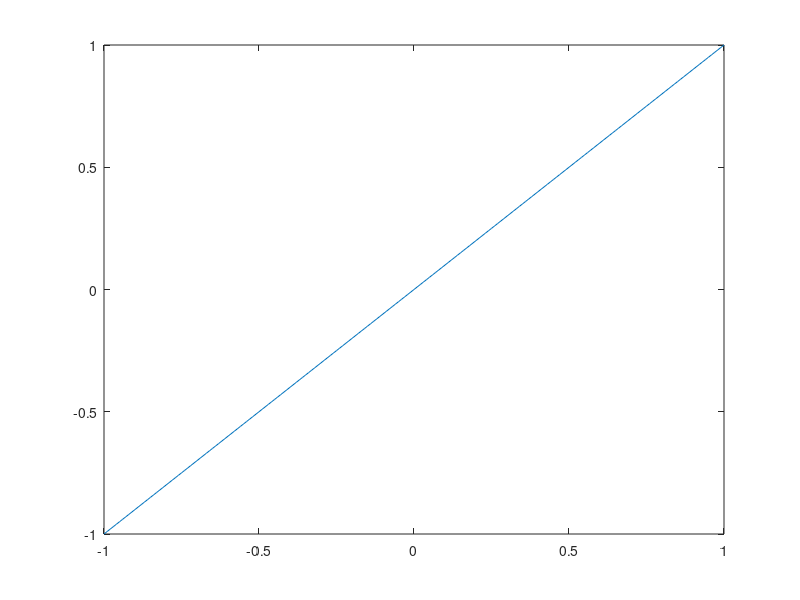

Here is the MATLAB script that generated this plot: (Note: this script raises an error after producing the figure.)
%% PR08 
%
% Agregar la expresión análitica de la serie en ambos formatos (hay dos series 
% en esta tarea).
%
% _ *1.-* _ Encuentra la expresion de la serie de Fourier, para la señal f(t) = t, 
% en el intervalo [−1, 1].Observa que es una señal impar.
%%
clear
figure(1)
hFig = figure(1);
set(hFig, 'Position', [0 0 900 900])
f=@(u) u;
u=-1:0.01:1;
plot(u,f(u))
%% 
% Con:
% 
% $$T_0 =2,\;\;\;\;\;\;\;W_0 =\pi$$
% 
% Siendo la serier de fourier compacta:
% 
% $$S_f \left(t\right)=C_0 \;\mathrm{cos}\left(\phi_0 \right)+\sum_{n=1}^{\infty 
% } \left(C_n \;\mathrm{cos}\left(n\varpi_0 t\;+\phi_n \right)\right)$$
% 
% Asi obteniendo los valores necesarios para la serie de fourier trigonometrica 
% compacta:
%%
syms n t;

assume n positive integer;

T0=2;
w0=2*pi/T0;

a0=(1/T0)*int(t,t,-1,1);
an=simplify((2/T0)*int(t*cos(n*w0*t),t,-1,1));
bn=simplify((4/T0)*int(t*sin(n*w0*t),t,0,1));

c0=abs(a0)
Cn=sqrt(simplify(an^2+bn^2))
cn=@(n) 2./(pi.*n);
if(a0<0)
    
fi0=pi; 

else
    fi0=0;
end
%como fin es algo entre 0, se reescribira para adecuarla
fin=@(n) pi/2.*((-1).^n);
%% 
% a.- 
% 
% Realizamos la grafica
% 
% $$\begin{array}{l}S_f \left(t\right)=C_0 \;\mathrm{cos}\left(\phi_0 \right)+\sum_{n=1}^{\infty 
% } \left(C_n \;\mathrm{cos}\left(n\varpi_0 t\;+\phi_n \right)\right)\\=\sum_{n=1}^{\infty 
% } \left(\frac{2}{n\pi }\;\mathrm{cos}\left(n\pi t+\phi_n \right)\right)\end{array}$$
%%
t0=-1;
tf=1;
armo=15;
a=-7;
b=7;

sf=c0*cos(fi0);
t=a:0.01:b;

for m=1:armo
    theta=w0*m*t + fin(m);
    sf=sf + cn(m)*cos(theta);
end
figure(2)
hFig = figure(2);
set(hFig, 'Position', [0 0 900 900])
subplot(3,2,1)
plot(t,sf,'LineWidth',2)
grid on
legend('Serie de Fourier','Location','Best')
xlabel('t','FontWeight','bold','FontSize',16)

sf=c0*cos(fi0);
t1=t0:0.01:tf;

for m=1:armo
    theta=w0*m*t1 + fin(m);
    sf=sf + cn(m)*cos(theta);
end

subplot(3,2,2)
plot(t1,f(t1),'b','LineWidth',2)
grid on
hold on
plot(t1,sf,'LineWidth',2)
legend('Función original','Serie de Fourier ','Location','Best')
xlabel('t','FontWeight','bold','FontSize',16)
nn=-0:armo;
axis auto

subplot(3,2,4)
e=f(t1)-sf;
plot(t1,e,'LineWidth',2)
title('Error','FontWeight','bold','FontSize',16)
xlabel('t','FontWeight','bold','FontSize',16)
axis auto
grid on

subplot(3,2,6)
e=f(t1)-sf;
area(t1,e.^2)
legend('Energia del error','Location','Best')
xlabel('t','FontWeight','bold','FontSize',16)
axis auto
grid on

cnM=zeros(1,length(nn));
cont=1;
for i =-armo:armo
    if i==0
        cnM(cont)=c0;
    end
    cnM(cont)=cn(i);
    cont=cont+1;
end

subplot(3,2,3)
stem(w0*nn,cn(nn),'LineWidth',2)
title('Espectro de magnitud Cn','FontWeight','bold','FontSize',16)
xlabel('\omega','FontWeight','bold','FontSize',16)
grid on

subplot(3,2,5)
stem(w0*nn,fin(nn),'LineWidth',2)
title('Espectro de fase, \phi_n ','FontWeight','bold','FontSize',16) % % 
xlabel('\omega','FontWeight','bold','FontSize',16)
grid on

%% 
% b. Serie de Fourier Exponencial Compleja:
%%
clear

syms t n 
assume(n,{'positive','integer'})
T0=2;
W0=2*pi/T0;
f=t;
Dn=simplify((1/T0)*int(f*exp(-n*j*W0*t),-T0/2,T0/2))
%% 
% Las Serie de Fourier queda de la siguiente forma:
% 
% 
% 
% Realizamos la grafica
%%
m=15;
Dn=@(n) j*(-1)^(n)/(n*pi);
D0=0;
t=(5)*(-T0/2):0.01:(5)*(T0/2);
Sfc=D0;
for n=1:m
    Sfc=Sfc+Dn(-n)*exp(W0*-n*t*j)+Dn(n)*exp(W0*n*t*j);
end
figure(3)
hFig = figure(3);
set(hFig, 'Position', [0 0 900 900])

subplot(3,2,1)
plot(t,Sfc,'LineWidth',2)
grid on
legend('S. Fourier Exp. Compleja','Location','southeast')
xlabel('t','FontWeight','bold','FontSize',16)
axis([-6 6 -2 2])
Sfc=D0;
t=(-T0/2):0.01:(T0/2);
for n=1:m
    Sfc=Sfc+Dn(-n)*exp(W0*-n*t*j)+Dn(n)*exp(W0*n*t*j);
end
subplot(3,2,2)
f=@(t) t;
plot(t,f(t),'r','LineWidth',1)
grid on
hold on
plot(t,Sfc,'g','LineWidth',0.85)
legend('Función original','Serie de Fourier ','Location','Best')
xlabel('t','FontWeight','bold','FontSize',16)
axis([-1.2 1.2 -1.2 1.2])
subplot(3,2,4)
Ec=f(t)-Sfc;
plot(t,Ec,'LineWidth',2)
title('Error','FontWeight','bold','FontSize',16)
xlabel('t','FontWeight','bold','FontSize',16)
axis auto
grid on
subplot(3,2,6)
area(t,Ec.^2)
legend('Energia del error','Location','Best')
xlabel('t','FontWeight','bold','FontSize',16)
axis auto
grid on
nn=-m:m;
absdn=zeros(1,length(nn));
cont=1;
for i =-m:m
    if i==0
        absdn(cont)=D0;
    end
    
    absdn(cont)=Dn(i);
    cont=cont+1;
end
subplot(3,2,3)
stem(W0*nn,abs(absdn),'LineWidth',2)
title('Espectro de magnitud D_n ','FontWeight','bold','FontSize',16)
xlabel('\omega','FontWeight','bold','FontSize',16)
grid on
axis auto
subplot(3,2,5)
stem(W0*nn,angle(absdn),'LineWidth',2)
title('Espectro de fase, \angle de D_n ','FontWeight','bold','FontSize',16)
xlabel('\omega','FontWeight','bold','FontSize',16)
grid on
axis auto
%% 
% _ * 2.- * _ Encuentra la expresion de la serie de Fourier, para la señal f(t) = t^2  
% en el intervalo [−2, 2]. Observa que es una señ̃al par.
%%
clear

figure(4)
hFig = figure(4);
set(hFig, 'Position', [0 0 900 900])
f=@(u) u.^2;
u=-2:0.01:2;
plot(u,f(u))

%% 
% Realizando lo mismo que el anterior
% 
% a.-Serie de Fourier Trigonometrica Compacta
%%
syms n t 

assume(n,["positive" "integer"])

T0=4;
w0=2*pi/T0;

a0=(1/T0)*int(t^2,t,-2,2);
an=simplify((2/T0)*int(t^2*cos(n*w0*t),t,-2,2));
bn=simplify((4/T0)*int(t^2*sin(n*w0*t),t,-2,2));

c0=abs(a0)
Cn=sqrt(simplify(an^2+bn^2))
cn=@(n) 16./((n.*pi).^2);
fin=-atan(bn/an);

if(a0<0)
    
fi0=pi
else
    fi0=0;
end
%como fin es o entre algo, se reescribira para adecuarla
fin=@(n) pi.*((mod(n,1)==0)) -pi.*((mod(n,2)==0));

%% 
% Las Serie de Fourier queda de la siguiente forma:
% 
% $$\begin{array}{l}S_f \left(t\right)=C_0 \;\mathrm{cos}\left(\phi_0 \right)+\sum_{n=1}^{\infty 
% } \left(C_n \;\mathrm{cos}\left(n\varpi_0 t\;+\phi_n \right)\right)\\=\frac{4}{3}+\sum_{n=1}^{\infty 
% } \left(\frac{16{\left(-1\right)}^n }{n^2 \pi^2 }\;\mathrm{cos}\left(\frac{n\pi 
% t\;}{2}+\phi_n \right)\right)\end{array}$$
% 
% 
% 
% Realizamos la grafica
%%
t0=-2;
tf=2;
armo=15;
a=-10;
b=10;

sf=c0*cos(fi0);
t=a:0.01:b;

for m=1:armo
    theta=w0*m*t + fin(m);
    sf=sf + cn(m)*cos(theta);
end
figure(5)
hFig = figure(5);
set(hFig, 'Position', [0 0 900 900])
subplot(3,2,1)
plot(t,sf,'LineWidth',2)
grid on
legend('Serie de Fourier','Location','Best')
xlabel('t','FontWeight','bold','FontSize',16)

sf=c0*cos(fi0);
t1=t0:0.01:tf;
i=1;
for m=1:armo
    theta=w0*m*t1 + fin(m);
    sf=sf + cn(m)*cos(theta);
end

subplot(3,2,2)
plot(t1,f(t1),'b','LineWidth',2)
grid on
hold on
plot(t1,sf,'LineWidth',2)
legend('Función original','Serie de Fourier ','Location','Best')
xlabel('t','FontWeight','bold','FontSize',16)
nn=0:armo;
axis auto

subplot(3,2,4)
e=f(t1)-sf;
plot(t1,e,'LineWidth',2)
title('Error','FontWeight','bold','FontSize',16)
xlabel('t','FontWeight','bold','FontSize',16)
axis auto
grid on

subplot(3,2,6)
e=f(t1)-sf;
area(t1,e.^2)
legend('Energia del error','Location','Best')
xlabel('t','FontWeight','bold','FontSize',16)
axis auto
grid on

cnM=zeros(1,length(nn));
cont=1;
for i =-armo:armo
    if i==0
        cnM(cont)=c0;
    end
    cnM(cont)=cn(i);
    cont=cont+1;
end

subplot(3,2,3)
stem(w0*nn,cn(nn),'LineWidth',2)
title('Espectro de magnitud Cn','FontWeight','bold','FontSize',16)
xlabel('\omega','FontWeight','bold','FontSize',16)
grid on

subplot(3,2,5)
stem(w0*nn,fin(nn),'LineWidth',2)
title('Espectro de fase, \phi_n ','FontWeight','bold','FontSize',16)
xlabel('\omega','FontWeight','bold','FontSize',16)
grid on


%% 
% b. Serie de Fourier Exponencial Compleja:
%%
clear
syms t n 
assume(n,'integer')
T0=4;
W0=2*pi/T0;
f2=t*t;
Dn=simplify((1/T0)*int(f2*exp(-n*j*W0*t),-T0/2,T0/2))
D0=simplify((1/T0)*int(f2,-T0/2,T0/2))
%% 
% Las Serie de Fourier queda de la siguiente forma:
% 
% $$S_f \left(t\right)=\sum_{n=-\infty }^{\infty } D_n e^{\mathrm{nj}\omega_0 
% t} =\frac{4}{3}+\sum_{n=-\infty }^{-1} \frac{8{\left(-1\right)}^n }{n^2 \pi^2 
% }e^{\frac{\pi }{2}\mathrm{njt}} +\sum_1^{\infty } \frac{8{\left(-1\right)}^n 
% }{n^2 \pi^2 }e^{\frac{\pi }{2}\mathrm{njt}}$$
% 
% Realizamos la grafica
%%
m=15;
Dn=@(n) (8*(-1)^n)/((n*pi)^2);
D0=4/3;
t=(5)*(-T0/2):0.01:(5)*(T0/2);
Sfc=D0;
for n=1:m
    Sfc=Sfc+Dn(-n)*exp(W0*-n*t*j)+Dn(n)*exp(W0*n*t*j);
end
figure(6)
hFig = figure(6);
set(hFig, 'Position', [0 0 900 900])
subplot(3,2,1)
plot(t,Sfc,'LineWidth',2)
grid on
legend('S. Fourier','Location','southeast')
xlabel('t','FontWeight','bold','FontSize',16)
axis([-10 10 -0.5 4.5])

Sfc=D0;
t=(-T0/2):0.01:(T0/2);
for n=1:m
    Sfc=Sfc+Dn(-n)*exp(W0*-n*t*j)+Dn(n)*exp(W0*n*t*j);
end

subplot(3,2,2)
f2=@(t) t.*t;
plot(t,f2(t),'r','LineWidth',1)
grid on
hold on
plot(t,Sfc,'b','LineWidth',0.85)
legend('Función original','Serie de Fourier ','Location','Best')
xlabel('t','FontWeight','bold','FontSize',16)
axis([-2 2 -0.5 4.5])
subplot(3,2,4)
Ec=f2(t)-Sfc;
plot(t,Ec,'LineWidth',2)
title('Error','FontWeight','bold','FontSize',16)
xlabel('t','FontWeight','bold','FontSize',16)
axis auto
grid on

subplot(3,2,6)
area(t,Ec.^2)
legend('Energia del error','Location','Best')
xlabel('t','FontWeight','bold','FontSize',16)
axis auto
grid on
nn=-m:m;
absdn=zeros(1,length(nn));
cont=1;
for i =-m:m
    if i==0
        absdn(cont)=D0;
    end
    
    absdn(cont)=Dn(i);
    cont=cont+1;
end

subplot(3,2,3)
stem(W0*nn,abs(absdn),'LineWidth',2)
title('Espectro de magnitud D_n ','FontWeight','bold','FontSize',16)
xlabel('\omega','FontWeight','bold','FontSize',16)
grid on
axis auto
subplot(3,2,5)
stem(W0*nn,angle(absdn),'LineWidth',2)
title('Espectro de fase, \angle de D_n ','FontWeight','bold','FontSize',16)
xlabel('\omega','FontWeight','bold','FontSize',16)
grid on
axis auto
